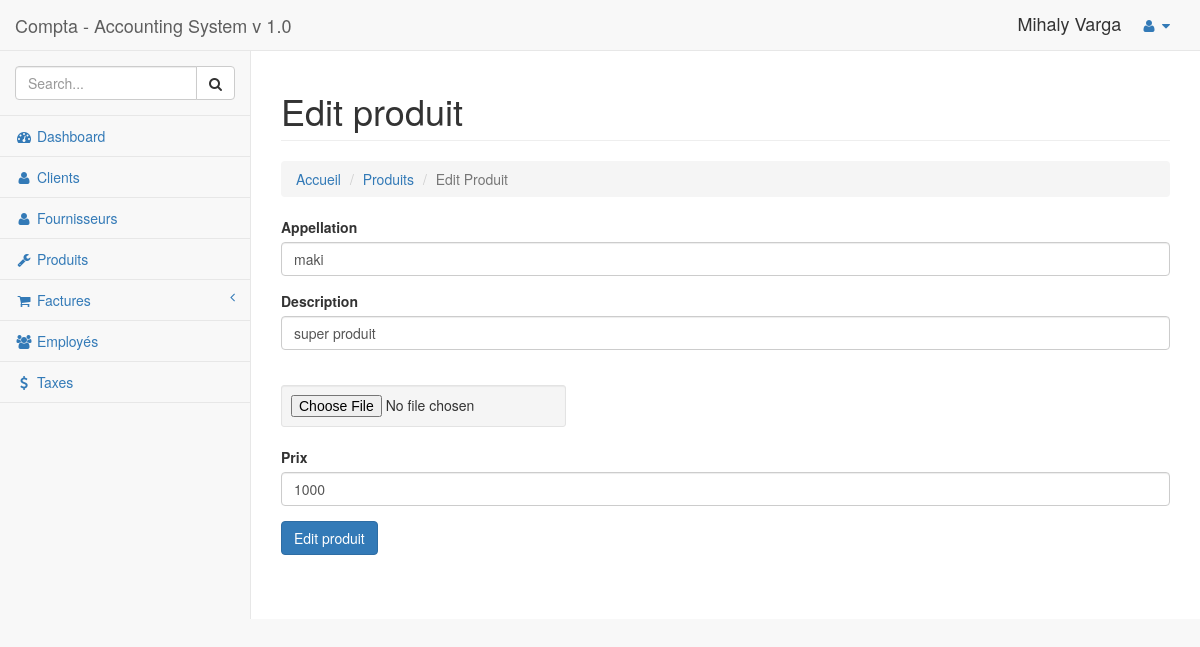
Before: /products.php?source=edit_product&edit_product=2 (signed in) with the older database file.
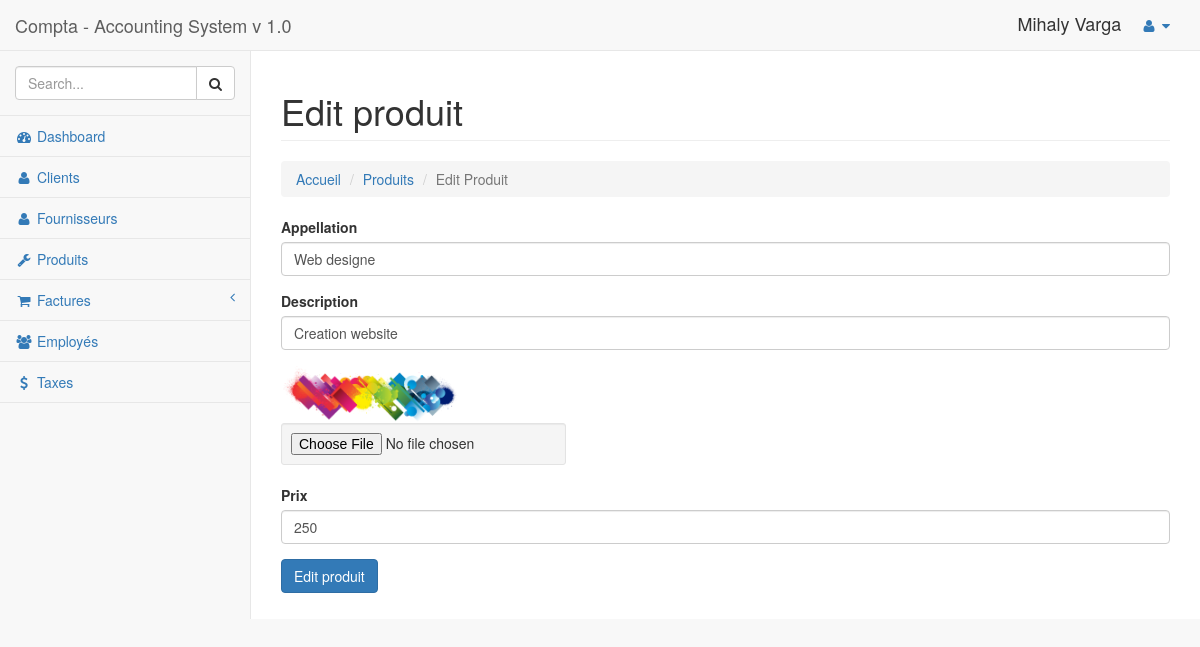
After: the same page with the newer database file.
### tables this page shows
CREATE TABLE `produits` (
  `produit_id` int(11) NOT NULL,
  `produit_appellation` varchar(255) NOT NULL,
  `produit_description` text NOT NULL,
  `produit_image` text NOT NULL,
  `produit_prix` double NOT NULL
);

### includes/products/edit_products.php (the view, shortened to what this page needs)
<?php
if(isset($_GET['edit_product'])){
  $the_produit_id = $_GET['edit_product'];
    $query = "SELECT * FROM produits WHERE produit_id = $the_produit_id ";
    $select_produit_query = mysqli_query($connection,$query);
      while($row = mysqli_fetch_assoc($select_produit_query)) {
         $produit_appellation   = $row['produit_appellation'];
         $produit_description   = $row['produit_description'];
         $produit_image         = $row['produit_image'];
         $produit_prix          = $row['produit_prix'];
      }
}
?>
    <div class="row">
        <div class="col-lg-12">
            <h1 class="page-header">Edit produit</h1>
        </div>
    </div>
    <ol class="breadcrumb">
        <li><a href="dashboard.php">Accueil</a></li>
        <li><a href="products.php">Produits</a></li>
        <li class="active">Edit Produit</li>
    </ol>
    <form action="" method="post" enctype="multipart/form-data">
        <div class="form-group">
            <label for="salarie_prenom">Appellation</label>
            <input type="text" class="form-control" value="<?php echo $produit_appellation; ?>" name="produit_appellation">
        </div>
        <div class="form-group">
            <label for="salarie_nom">Description</label>
            <input type="text" class="form-control" value="<?php echo $produit_description; ?>" name="produit_description">
        </div>
        <div class="form-group">
         <img width='180px;' class="product_image" src="/compta/produit_images/<?php echo $produit_image; ?>" alt="">
        <input type="file" name="produit_image" class="well well-sm">
        </div>
        <div class="form-group">
            <label for="salarie_email">Prix</label>
            <input type="number" value="<?php echo $produit_prix; ?>" class="form-control" name="produit_prix">
        </div>
        <div class="form-group">
            <input class="btn btn-primary" type="submit" name="edit_produit" value="Edit produit">
        </div>
    </form>

Changed rows visible on the page:
changed produits: produit_appellation "maki" → "Web designe"; produit_description "super produit" → "Creation website"; produit_image: picture added; produit_prix "1000" → "250"
